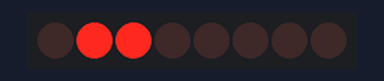
This sketch was run on a simulated Arduino Uno, built with avr-gcc and run on an emulated ATmega328P. Shown: 8 shift-register outputs drawn as a row of LEDs (first output left, lit = HIGH). Wiring (inferred from the names in the program): shift register (74HC595): data pin 8; shift clock pin 10; latch pin 9. Wiring (inferred from the signals the program sends): row of LEDs: on Q0, Q1, Q2, Q3, Q4, Q5, Q6, Q7.

Above: at 0.2 s.
At 1.7 s:
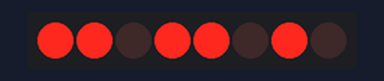
Timing chart, 0 to 3.0 s (numbered marks = the images above):
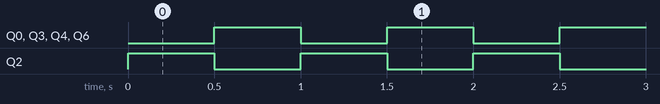

Measured:
- by itself, Q0, Q2–4, Q6: alternates HIGH for 0.50 s and LOW for 0.50 s

The sketch:

ex_2_1.ino
```cpp
#include <stdio.h>

const int Clock = 10;
const int latch = 9;
const int data = 8;
//byte value = B11111100;

void setup() {
  // put your setup code here, to run once:
  pinMode(Clock, OUTPUT);
  pinMode(latch, OUTPUT);
  pinMode(data, OUTPUT);
}

void loop() {
  // put your main code here, to run repeatedly:
  byte bin_list[] = {B11111100, B01100000, B11011010, B11110010};
    //for (int i=0; i <= sizeof(bin_list); i++) {
    digitalWrite(latch, LOW);
    shiftOut(data, Clock, LSBFIRST, bin_list[1]);
    digitalWrite(latch, HIGH);
    delay(500);
    digitalWrite(latch, LOW);
    shiftOut(data, Clock, LSBFIRST, bin_list[2]);
    digitalWrite(latch, HIGH);
    delay(500);
  //}

}
```
